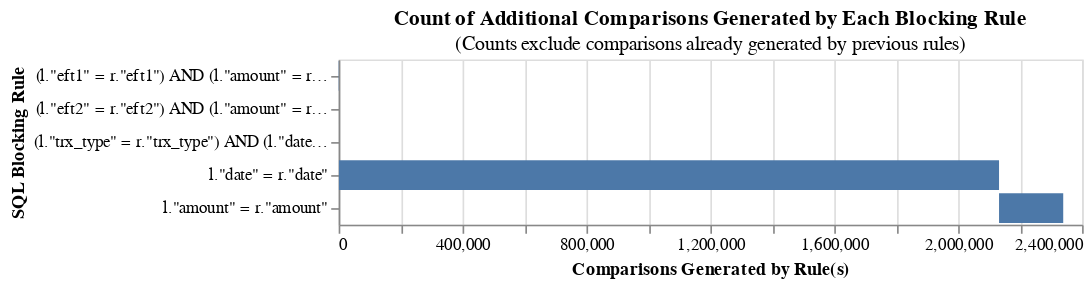

Notebook code cell kept with this figure:
### Code cell
from jellyfish import levenshtein_distance # Import levenshtein_distance

from splink.blocking_analysis import (
    cumulative_comparisons_to_be_scored_from_blocking_rules_chart,
)

blocking_rules_for_analysis = [
    block_on("eft1","amount"),
    block_on("eft2","amount"),
    block_on("trx_type","date"),
    block_on("date"),
    block_on("amount")
]


cumulative_comparisons_to_be_scored_from_blocking_rules_chart(
    table_or_tables=[bank_df_ncba,cash_book],
    blocking_rules=blocking_rules_for_analysis,
    db_api=db_api,
    link_type="link_only",
)

### Figure 1 — Vega-Lite specification as saved in the notebook (floating-point values rounded to 4 significant figures)
{"config": {"view": {"continuousWidth": 300, "continuousHeight": 300}}, "data": {"name": "data-b2eee44c53ae51528494afba8e1dd5e3"}, "mark": "bar", "encoding": {"order": {"field": "cumulative_rows"}, "tooltip": [{"field": "blocking_rule", "title": "SQL Condition", "type": "nominal"}, {"field": "row_count", "format": ",", "title": "Comparisons Generated", "type": "quantitative"}, {"field": "cumulative_rows", "format": ",", "title": "Cumulative Comparisons", "type": "quantitative"}, {"field": "cartesian", "format": ",", "title": "Total comparisons in Cartesian product", "type": "quantitative"}], "x": {"field": "start", "title": "Comparisons Generated by Rule(s)", "type": "quantitative"}, "x2": {"field": "cumulative_rows"}, "y": {"field": "blocking_rule", "sort": ["-x2"], "title": "SQL Blocking Rule"}}, "height": {"step": 20}, "title": {"text": "Count of Additional Comparisons Generated by Each Blocking Rule", "subtitle": "(Counts exclude comparisons already generated by previous rules)"}, "width": 450, "$schema": "https://vega.github.io/schema/vega-lite/v5.9.3.json", "datasets": {"data-b2eee44c53ae51528494afba8e1dd5e3": [{"blocking_rule": "(l.\"eft1\" = r.\"eft1\") AND (l.\"amount\" = r.\"amount\")", "row_count": 890, "cumulative_rows": 890, "cartesian": 49314207, "match_key": "0", "start": 0}, {"blocking_rule": "(l.\"eft2\" = r.\"eft2\") AND (l.\"amount\" = r.\"amount\")", "row_count": 21, "cumulative_rows": 911, "cartesian": 49314207, "match_key": "1", "start": 890}, {"blocking_rule": "(l.\"trx_type\" = r.\"trx_type\") AND (l.\"date\" = r.\"date\")", "row_count": 0, "cumulative_rows": 911, "cartesian": 49314207, "match_key": "2", "start": 911}, {"blocking_rule": "l.\"date\" = r.\"date\"", "row_count": 2131065, "cumulative_rows": 2131976, "cartesian": 49314207, "match_key": "3", "start": 911}, {"blocking_rule": "l.\"amount\" = r.\"amount\"", "row_count": 207216, "cumulative_rows": 2339192, "cartesian": 49314207, "match_key": "4", "start": 2131976}]}}
